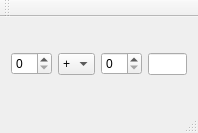
<?xml version="1.0" encoding="UTF-8"?>
<ui version="4.0">
 <class>MainWindow</class>
 <widget class="QMainWindow" name="MainWindow">
  <property name="geometry">
   <rect>
    <x>0</x>
    <y>0</y>
    <width>198</width>
    <height>133</height>
   </rect>
  </property>
  <property name="windowTitle">
   <string>MainWindow</string>
  </property>
  <widget class="QWidget" name="centralWidget">
   <layout class="QHBoxLayout" name="horizontalLayout">
    <item>
     <widget class="QSpinBox" name="firstOperand"/>
    </item>
    <item>
     <widget class="QComboBox" name="comboBox">
      <item>
       <property name="text">
        <string>+</string>
       </property>
      </item>
      <item>
       <property name="text">
        <string>-</string>
       </property>
      </item>
      <item>
       <property name="text">
        <string>*</string>
       </property>
      </item>
      <item>
       <property name="text">
        <string>/</string>
       </property>
      </item>
     </widget>
    </item>
    <item>
     <widget class="QSpinBox" name="secondOperand"/>
    </item>
    <item>
     <widget class="QLineEdit" name="lineEdit">
      <property name="text">
       <string/>
      </property>
     </widget>
    </item>
   </layout>
  </widget>
  <widget class="QMenuBar" name="menuBar">
   <property name="geometry">
    <rect>
     <x>0</x>
     <y>0</y>
     <width>198</width>
     <height>21</height>
    </rect>
   </property>
  </widget>
  <widget class="QToolBar" name="mainToolBar">
   <attribute name="toolBarArea">
    <enum>TopToolBarArea</enum>
   </attribute>
   <attribute name="toolBarBreak">
    <bool>false</bool>
   </attribute>
  </widget>
  <widget class="QStatusBar" name="statusBar"/>
 </widget>
 <layoutdefault spacing="6" margin="11"/>
 <resources/>
 <connections/>
</ui>
